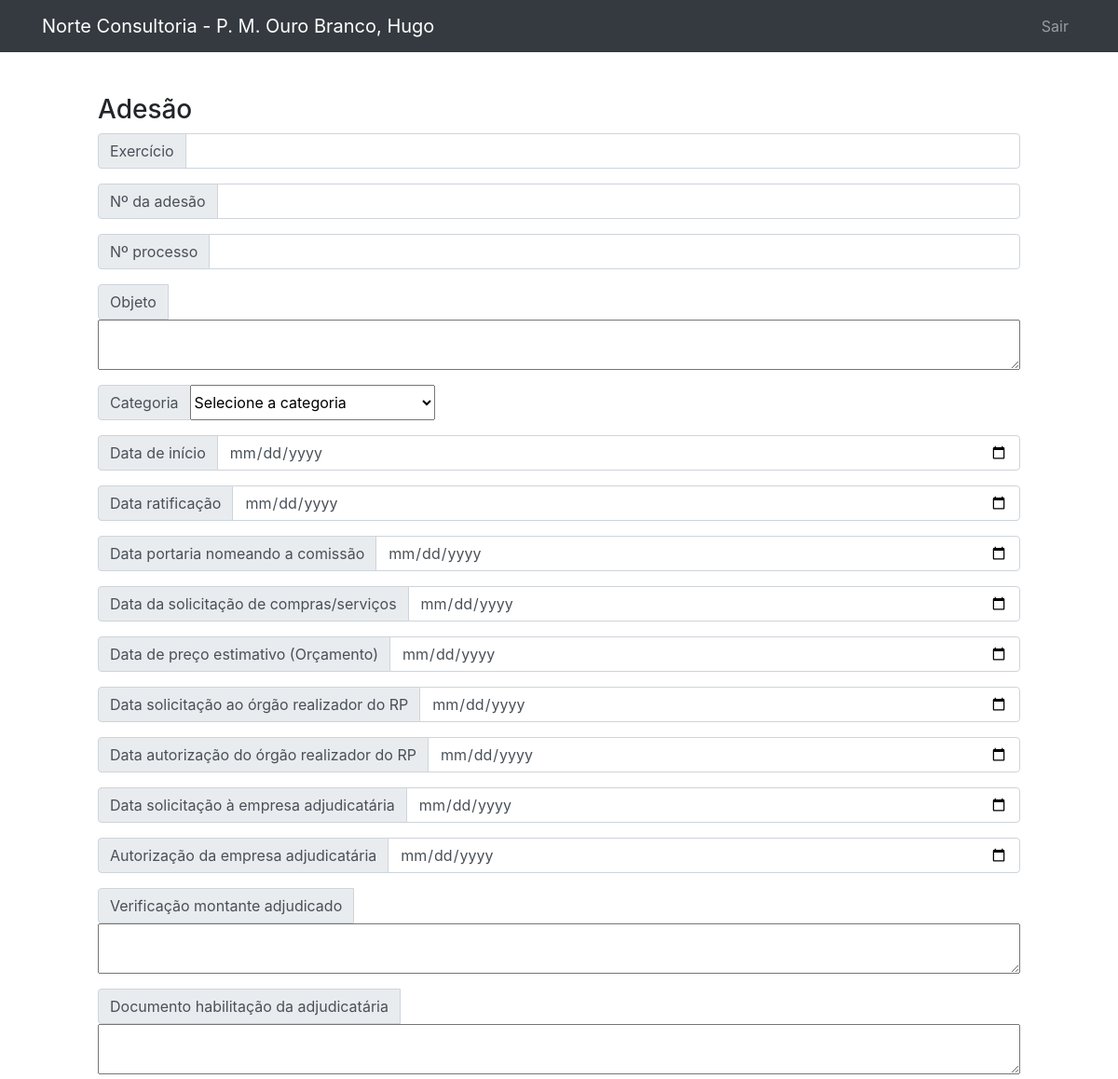
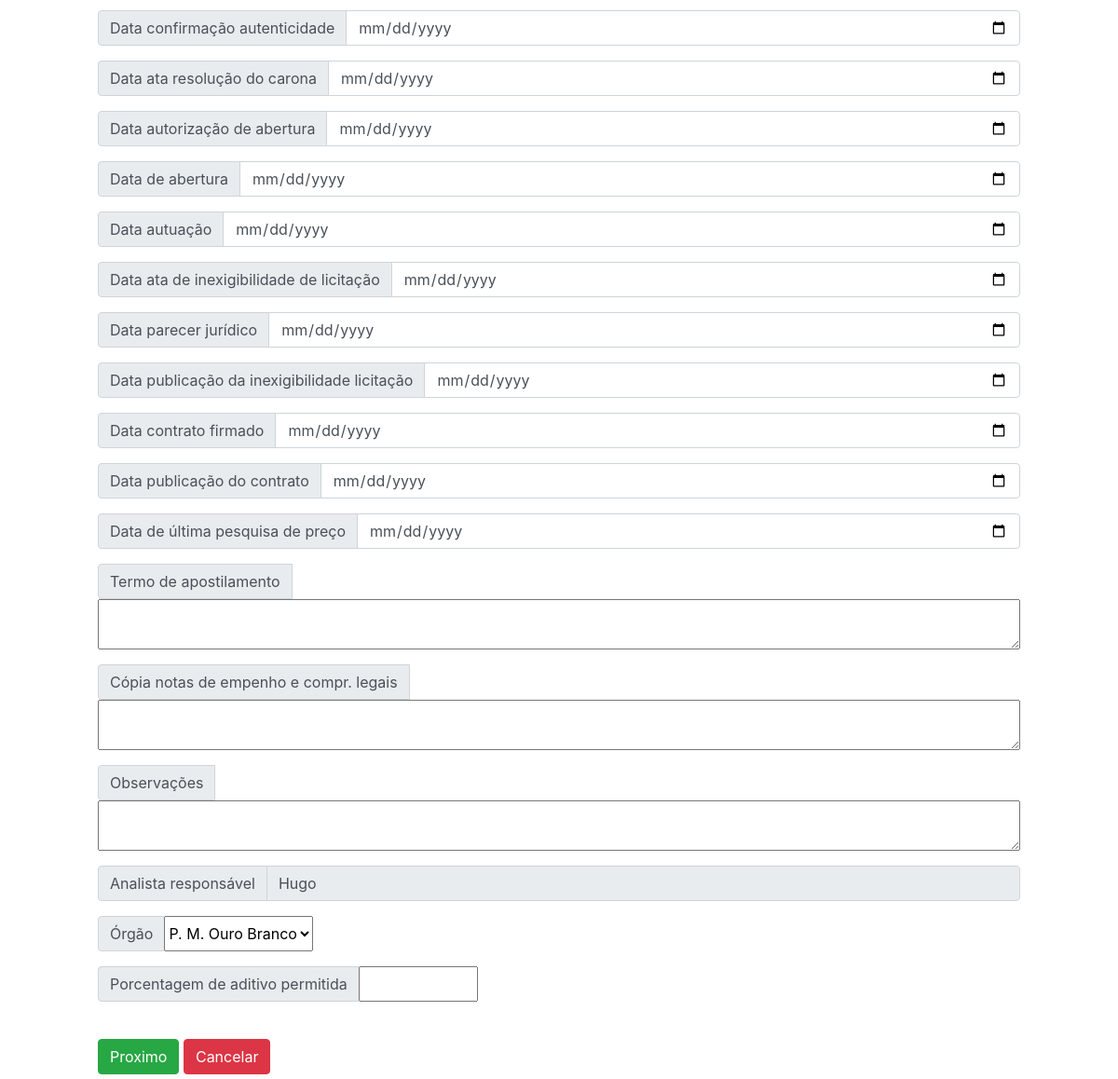
Screenshot of /public/adesao/createAdesao.php (signed in) with the database file from the repository (2 pictures, top to bottom).
### tables this page shows
CREATE TABLE `orgao_atual` (
  `nome_orgao_atual` varchar(50) NOT NULL,
  `id_orgao_atual` int(11) NOT NULL,
  `exercicio_atual` int(11) DEFAULT NULL
);

CREATE TABLE `usuario` (
  `id_usuario` int(11) NOT NULL,
  `login` varchar(30) NOT NULL,
  `senha` varchar(200) NOT NULL,
  `nome` varchar(100) DEFAULT NULL
);

### public/adesao/createAdesao.php (the view, shortened to what the rows shown need)
<?php include("../Template/header.php");
include("../../data/connection.php");
include("../Login/valida.php");
?>
<html lang="en">
<head>
</head>
<body>
    <br>
    <br>
    <div class="form">
        <form action="insertAdesao.php" method="POST" style="margin-left: 100px; margin-right: 100px;">
            <?php
            $sqlQuery = "SELECT nome FROM usuario where id_usuario='$id_usuario'";
            $usuario = $connection->query($sqlQuery);
            if ($usuario->num_rows > 0) {
                while ($row = $usuario->fetch_assoc()) {
                    $nome = $row["nome"];
            ?>
            <?php
                }
            }
            ?>
            <div class="input-group mb-3">
                <div class="input-group-prepend">
                    <span class="input-group-text" id="inputGroup-sizing-default">Analista responsável</span>
                </div>
                <input type="text" name="txtAnalista" class="form-control" id="txtAnalista" aria-label="Default" aria-describedby="inputGroup-sizing-default" value="<?php echo $nome ?>" readonly>
            </div>
            <br>
            </div>
</body>
</html>

### public/Template/header.php (shortened to what the rows shown need)
<?php
include("../../data/connection.php");
?>
<!DOCTYPE html>
<html lang="en">
<head>
  <link rel="stylesheet" href="https://maxcdn.bootstrapcdn.com/bootstrap/4.5.2/css/bootstrap.min.css">
  <link rel="stylesheet" href="../styles/main.css" />
</head>
<?php
$orgao = '';
$firstname='';
if (isset($_SESSION['logado'])) {
  $idu=$_SESSION['logado'];
  $sqlQuery2="SELECT nome FROM usuario where id_usuario=$idu";
  $usuarioatual = $connection->query($sqlQuery2);
  if ($usuarioatual->num_rows > 0) {
    while ($row = $usuarioatual->fetch_assoc()) {
      $user = $row['nome'];
      $pieces = explode(" ", $user);
      $firstname=", ".$pieces[0];
?>
<?php
    }
  }
  $sqlQuery = "SELECT nome_orgao_atual,exercicio_atual FROM orgao_atual where id_orgao_atual=1";
  $orgaoatual = $connection->query($sqlQuery);
  if ($orgaoatual->num_rows > 0) {
    while ($row = $orgaoatual->fetch_assoc()) {
      $orgao = '- ' . $row['nome_orgao_atual'];
?>
<?php
    }
  }
}
?>
<body>
  <nav class="navbar navbar-expand-lg navbar-dark bg-dark fixed-top">
    <div class="container">
      <a class="navbar-brand" href="../home/home.php">Norte Consultoria <?php echo $orgao.$firstname ?></a>
      <div class="collapse navbar-collapse" id="navbarResponsive">
        <ul class="navbar-nav ml-auto">
        </ul>
      </div>
    </div>
  </nav>
  <br>
  <br>
</body>
</html>

### rows the page displays
orgao_atual: nome_orgao_atual "- P. M. Ouro Branco"
usuario: nome ", Hugo", txtAnalista "Hugo"

### other values shown
form field txtOrgao "P. M. Ouro Branco"
